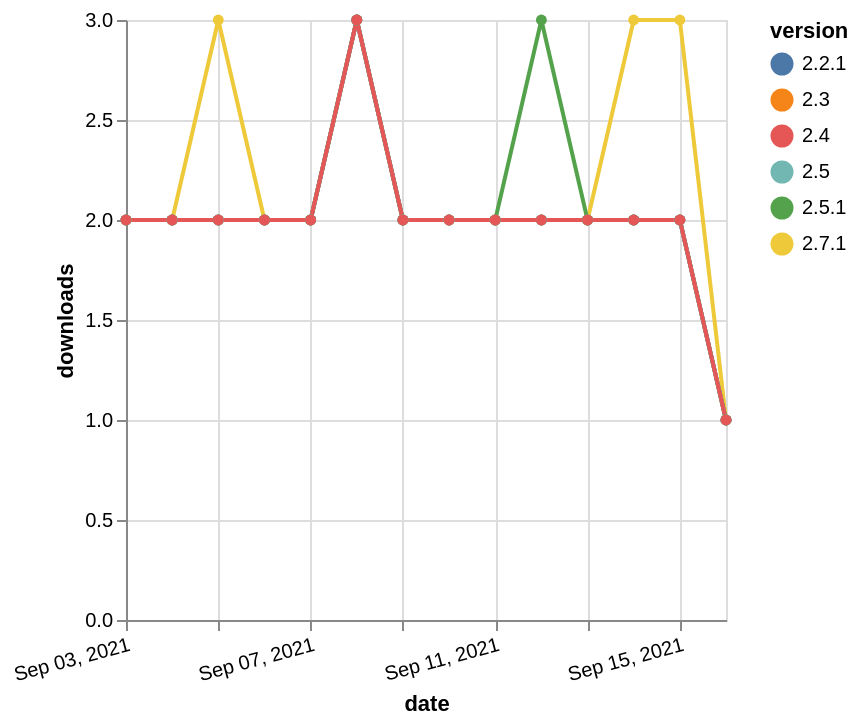

Describe this chart as a Vega-Lite specification.
### Vega-Lite specification from a JSON file in a GitHub repository (floating-point values rounded to 4 significant figures)
{"$schema": "https://vega.github.io/schema/vega-lite/v5.json", "description": "A simple bar chart with embedded data.", "data": {"values": [{"date": "2021-09-03", "total": 1034, "delta": 2, "version": "2.3"}, {"date": "2021-09-04", "total": 1036, "delta": 2, "version": "2.3"}, {"date": "2021-09-05", "total": 1038, "delta": 2, "version": "2.3"}, {"date": "2021-09-06", "total": 1040, "delta": 2, "version": "2.3"}, {"date": "2021-09-07", "total": 1042, "delta": 2, "version": "2.3"}, {"date": "2021-09-08", "total": 1045, "delta": 3, "version": "2.3"}, {"date": "2021-09-09", "total": 1047, "delta": 2, "version": "2.3"}, {"date": "2021-09-10", "total": 1049, "delta": 2, "version": "2.3"}, {"date": "2021-09-11", "total": 1051, "delta": 2, "version": "2.3"}, {"date": "2021-09-12", "total": 1053, "delta": 2, "version": "2.3"}, {"date": "2021-09-13", "total": 1055, "delta": 2, "version": "2.3"}, {"date": "2021-09-14", "total": 1057, "delta": 2, "version": "2.3"}, {"date": "2021-09-15", "total": 1059, "delta": 2, "version": "2.3"}, {"date": "2021-09-16", "total": 1060, "delta": 1, "version": "2.3"}, {"date": "2021-09-03", "total": 338, "delta": 2, "version": "2.7.1"}, {"date": "2021-09-04", "total": 340, "delta": 2, "version": "2.7.1"}, {"date": "2021-09-05", "total": 343, "delta": 3, "version": "2.7.1"}, {"date": "2021-09-06", "total": 345, "delta": 2, "version": "2.7.1"}, {"date": "2021-09-07", "total": 347, "delta": 2, "version": "2.7.1"}, {"date": "2021-09-08", "total": 350, "delta": 3, "version": "2.7.1"}, {"date": "2021-09-09", "total": 352, "delta": 2, "version": "2.7.1"}, {"date": "2021-09-10", "total": 354, "delta": 2, "version": "2.7.1"}, {"date": "2021-09-11", "total": 356, "delta": 2, "version": "2.7.1"}, {"date": "2021-09-12", "total": 358, "delta": 2, "version": "2.7.1"}, {"date": "2021-09-13", "total": 360, "delta": 2, "version": "2.7.1"}, {"date": "2021-09-14", "total": 363, "delta": 3, "version": "2.7.1"}, {"date": "2021-09-15", "total": 366, "delta": 3, "version": "2.7.1"}, {"date": "2021-09-16", "total": 367, "delta": 1, "version": "2.7.1"}, {"date": "2021-09-03", "total": 1013, "delta": 2, "version": "2.5.1"}, {"date": "2021-09-04", "total": 1015, "delta": 2, "version": "2.5.1"}, {"date": "2021-09-05", "total": 1017, "delta": 2, "version": "2.5.1"}, {"date": "2021-09-06", "total": 1019, "delta": 2, "version": "2.5.1"}, {"date": "2021-09-07", "total": 1021, "delta": 2, "version": "2.5.1"}, {"date": "2021-09-08", "total": 1024, "delta": 3, "version": "2.5.1"}, {"date": "2021-09-09", "total": 1026, "delta": 2, "version": "2.5.1"}, {"date": "2021-09-10", "total": 1028, "delta": 2, "version": "2.5.1"}, {"date": "2021-09-11", "total": 1030, "delta": 2, "version": "2.5.1"}, {"date": "2021-09-12", "total": 1033, "delta": 3, "version": "2.5.1"}, {"date": "2021-09-13", "total": 1035, "delta": 2, "version": "2.5.1"}, {"date": "2021-09-14", "total": 1037, "delta": 2, "version": "2.5.1"}, {"date": "2021-09-15", "total": 1039, "delta": 2, "version": "2.5.1"}, {"date": "2021-09-16", "total": 1040, "delta": 1, "version": "2.5.1"}, {"date": "2021-09-03", "total": 1119, "delta": 2, "version": "2.2.1"}, {"date": "2021-09-04", "total": 1121, "delta": 2, "version": "2.2.1"}, {"date": "2021-09-05", "total": 1123, "delta": 2, "version": "2.2.1"}, {"date": "2021-09-06", "total": 1125, "delta": 2, "version": "2.2.1"}, {"date": "2021-09-07", "total": 1127, "delta": 2, "version": "2.2.1"}, {"date": "2021-09-08", "total": 1130, "delta": 3, "version": "2.2.1"}, {"date": "2021-09-09", "total": 1132, "delta": 2, "version": "2.2.1"}, {"date": "2021-09-10", "total": 1134, "delta": 2, "version": "2.2.1"}, {"date": "2021-09-11", "total": 1136, "delta": 2, "version": "2.2.1"}, {"date": "2021-09-12", "total": 1138, "delta": 2, "version": "2.2.1"}, {"date": "2021-09-13", "total": 1140, "delta": 2, "version": "2.2.1"}, {"date": "2021-09-14", "total": 1142, "delta": 2, "version": "2.2.1"}, {"date": "2021-09-15", "total": 1144, "delta": 2, "version": "2.2.1"}, {"date": "2021-09-16", "total": 1145, "delta": 1, "version": "2.2.1"}, {"date": "2021-09-03", "total": 995, "delta": 2, "version": "2.5"}, {"date": "2021-09-04", "total": 997, "delta": 2, "version": "2.5"}, {"date": "2021-09-05", "total": 999, "delta": 2, "version": "2.5"}, {"date": "2021-09-06", "total": 1001, "delta": 2, "version": "2.5"}, {"date": "2021-09-07", "total": 1003, "delta": 2, "version": "2.5"}, {"date": "2021-09-08", "total": 1006, "delta": 3, "version": "2.5"}, {"date": "2021-09-09", "total": 1008, "delta": 2, "version": "2.5"}, {"date": "2021-09-10", "total": 1010, "delta": 2, "version": "2.5"}, {"date": "2021-09-11", "total": 1012, "delta": 2, "version": "2.5"}, {"date": "2021-09-12", "total": 1014, "delta": 2, "version": "2.5"}, {"date": "2021-09-13", "total": 1016, "delta": 2, "version": "2.5"}, {"date": "2021-09-14", "total": 1018, "delta": 2, "version": "2.5"}, {"date": "2021-09-15", "total": 1020, "delta": 2, "version": "2.5"}, {"date": "2021-09-16", "total": 1021, "delta": 1, "version": "2.5"}, {"date": "2021-09-03", "total": 1023, "delta": 2, "version": "2.4"}, {"date": "2021-09-04", "total": 1025, "delta": 2, "version": "2.4"}, {"date": "2021-09-05", "total": 1027, "delta": 2, "version": "2.4"}, {"date": "2021-09-06", "total": 1029, "delta": 2, "version": "2.4"}, {"date": "2021-09-07", "total": 1031, "delta": 2, "version": "2.4"}, {"date": "2021-09-08", "total": 1034, "delta": 3, "version": "2.4"}, {"date": "2021-09-09", "total": 1036, "delta": 2, "version": "2.4"}, {"date": "2021-09-10", "total": 1038, "delta": 2, "version": "2.4"}, {"date": "2021-09-11", "total": 1040, "delta": 2, "version": "2.4"}, {"date": "2021-09-12", "total": 1042, "delta": 2, "version": "2.4"}, {"date": "2021-09-13", "total": 1044, "delta": 2, "version": "2.4"}, {"date": "2021-09-14", "total": 1046, "delta": 2, "version": "2.4"}, {"date": "2021-09-15", "total": 1048, "delta": 2, "version": "2.4"}, {"date": "2021-09-16", "total": 1049, "delta": 1, "version": "2.4"}]}, "width": "container", "mark": {"type": "line", "point": {"filled": true}}, "encoding": {"x": {"field": "date", "type": "temporal", "timeUnit": "yearmonthdate", "title": "date", "axis": {"labelAngle": -15}}, "y": {"field": "delta", "type": "quantitative", "title": "downloads"}, "color": {"field": "version", "type": "nominal"}, "tooltip": {"field": "delta"}}}
